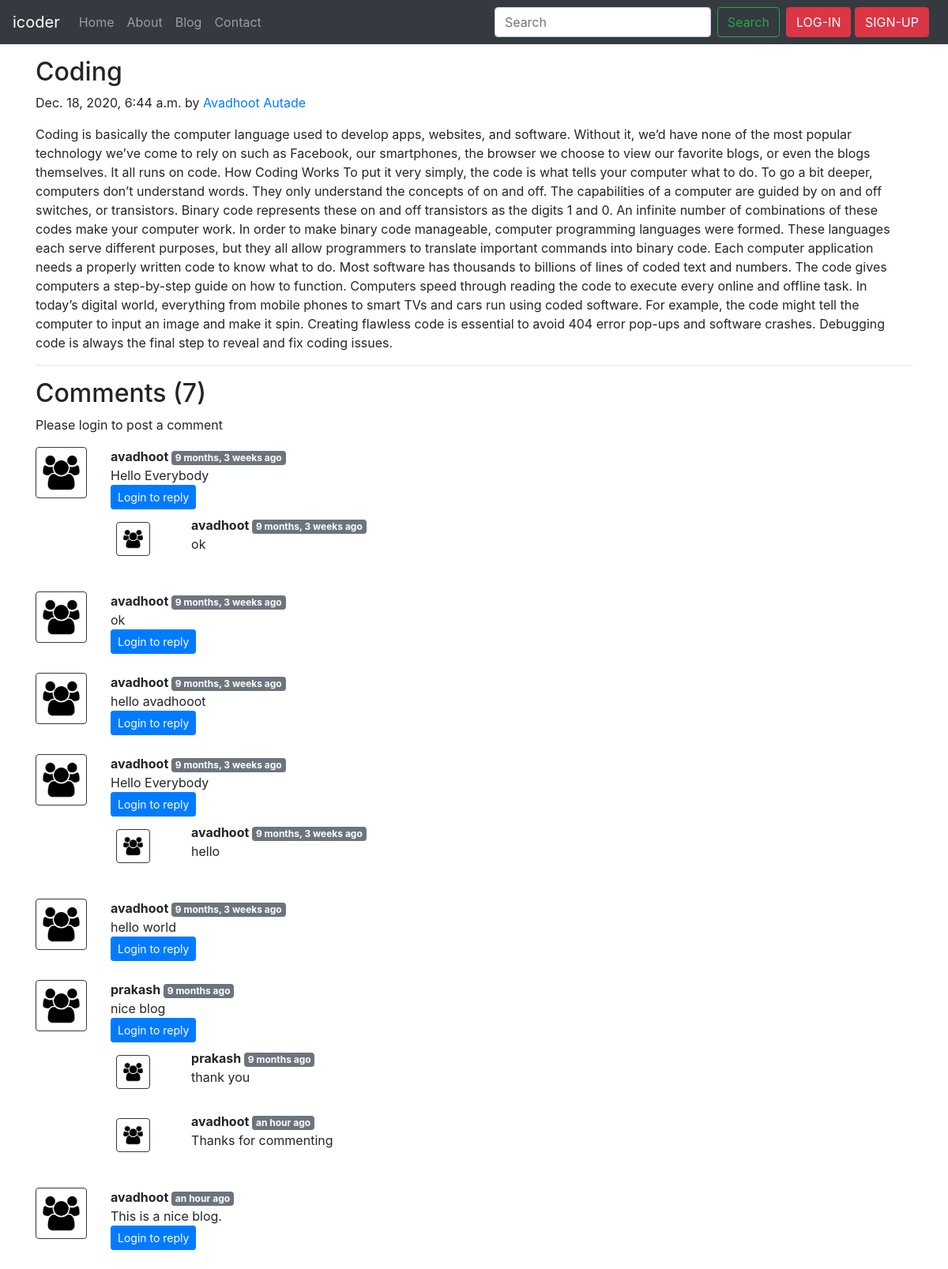
The page /blog/post-first on the database its author committed.
### blog/models.py (models this page shows, shortened)
class Post(models.Model):
    sno=models.AutoField(primary_key=True)
    title=models.CharField(max_length=255)
    author=models.CharField(max_length=40)
    slug=models.CharField(max_length=130)
    timeStamp=models.DateTimeField(blank=True)
    content=models.TextField()

class BlogComment(models.Model):
    sno=models.AutoField(primary_key=True)
    comment=models.TextField()
    user=models.ForeignKey(User,on_delete=models.CASCADE)
    post=models.ForeignKey(Post,on_delete=models.CASCADE)
    parent=models.ForeignKey('self',on_delete=models.CASCADE, null=True)
    timestamp=models.DateTimeField(default=now)

### blog/views.py (the view)
# urls.py: path('<str:slug>', views.blogPost, name="blogPost"),
def blogPost(request, slug):
    post=Post.objects.filter(slug=slug).first()
    comments= BlogComment.objects.filter(post=post, parent=None)
    replies= BlogComment.objects.filter(post=post).exclude(parent=None)
    replyDict={}
    for reply in replies:
        if reply.parent.sno not in replyDict.keys():
            replyDict[reply.parent.sno]=[reply]
        else:
            replyDict[reply.parent.sno].append(reply)
    context={'post':post, 'comments': comments, 'user': request.user, 'replyDict': replyDict}
    return render(request, "blog/blogPost.html", context)

### blog/templatetags/extras.py (called while the page is built)
@register.filter(name='get_val')
def get_val(dict, key):
    return dict.get(key)

### templates/blog/blogPost.html (shortened to what this page needs)
{% extends 'base.html' %}
{% block body %}
{% load humanize %}
{% load extras %}
<div class="container my-3">
    <h2 class="blog-post-title">{{post.title}}</h2>
    <p class="blog-post-meta">{{post.timeStamp}} by <a href="/about">{{post.author}}</a></p>
    <p>{{post.content|safe}}</p>
    <hr>
</div>
<div class="container">
    <h2> Comments ({{comments.count}}) </h2>
    <div class="my-2">
        {% if user.is_authenticated %}
        <form action="/blog/postComment" method="post">
            {% csrf_token %}
            <div class="form-group">
                <label for="exampleInputEmail1">Post Comment </label>
                <input type="text" class="form-control" name="comment" placeholder="Enter comment here">
            </div>
            <input type="hidden" name="postSno" value="{{post.sno}}">
            <input type="hidden" name="parentSno" value="">
            <button type="submit" class="btn btn-primary">Submit</button>
        </form>
        {% else %}
        Please login to post a comment
        {% endif %}
    </div>
    {% for comment in comments %}
    <div class="row my-3">
        <div class="col-md-1  ">
            <img class="rounded mx-auto d-block w-100 border border-dark p-2" src="/static/img/user.png" alt="user">
        </div>
        <div class="col-md-11 ">
            <b> {{comment.user.username}} </b> <span class="badge badge-secondary ">{{comment.timestamp| naturaltime}}</span>
            <div>{{comment.comment}}</div>
            <div class="reply mx-0">
                {% if user.is_authenticated %}
                <button class="btn btn-sm btn-primary" type="button" data-toggle="collapse" data-target="#replyBox{{comment.sno}}" aria-expanded="false" aria-controls="replyBox{{comment.sno}}">
                    Reply
                </button>
                <div class="collapse" id="replyBox{{comment.sno}}">
                    <div class="card card-body my-2">
                        <form action="/blog/postComment" method="post">
                            {% csrf_token %}
                            <div class="form-group">
                                <label for="comment">Post a reply </label>
                                <input type="text" class="form-control" name="comment" placeholder="Enter comment here">
                                <input type="hidden" name="parentSno" value="{{comment.sno}}">
                            </div>
                            <input type="hidden" name="postSno" value="{{post.sno}}">
                            <button type="submit" class="btn btn-primary">Submit</button>
                        </form>
                    </div>
                </div>
                {% else %}
                <button class="btn btn-sm btn-primary" type="button" data-toggle="collapse" data-target="#replyBox{{comment.sno}}" aria-expanded="false" aria-controls="replyBox{{comment.sno}}">
                    Login to reply
                </button>
                {% endif %}
                <div class="replies my-2 ">
                    {% for reply in replyDict|get_val:comment.sno %}
                    <div class="row my-2">
                        <div class="col-md-1 ">
                            <img class="rounded mx-auto d-block w-75 my-2 border border-dark p-2" src="/static/img/user.png" alt="user">
                        </div>
                        <div class="col-md-11">
                            <div class="col-md-11 ">
                                <b> {{reply.user.username}} </b> <span class="badge badge-secondary ">{{reply.timestamp| naturaltime}}</span>
                                <div>{{reply.comment}}</div>
                            </div>
                            <br>
                        </div>
                    </div>
                    {% endfor %}
                </div>
            </div>
        </div>
    </div>
    {% endfor %}
</div>
{% endblock %}

### templates/base.html (shortened to what this page needs)
<!doctype html>
<html lang="en">
  <head>
    <link rel="stylesheet" href="https://cdn.jsdelivr.net/npm/bootstrap@4.5.3/dist/css/bootstrap.min.css">
  </head>
  <body>
    <nav class="navbar navbar-expand-lg navbar-dark bg-dark">
        <a class="navbar-brand" href="/">icoder</a>
        <div class="collapse navbar-collapse" id="navbarSupportedContent">
          <ul class="navbar-nav mr-auto">
            <li class="nav-item {% block homeactive %} {% endblock homeactive %}">
              <a class="nav-link" href="/">Home <span class="sr-only">(current)</span></a>
            </li>
            <li class="nav-item {% block aboutactive %} {% endblock aboutactive %}">
              <a class="nav-link" href="/about">About</a>
            </li>
             <li class="nav-item {% block blogactive %} {% endblock blogactive %}">
              <a class="nav-link" href="/blog">Blog</a>
            </li>
             <li class="nav-item {% block contactactive %} {% endblock contactactive %}">
              <a class="nav-link" href="/contact">Contact</a>
            </li>
          </ul>
          <form method='get' action='/search'class="form-inline my-2 my-lg-0">
            <input class="form-control mr-sm-2" type="search" placeholder="Search" aria-label="Search" name='query' id='query'>
            <button class="btn btn-outline-success my-2 my-sm-0" type="submit">Search</button>
            <div class="mx-2">
          {% if user.is_authenticated %}
          <ul class="navbar-nav mr-2">
<li class="nav-item dropdown">
<a class="nav-link dropdown-toggle" href='#' id="navbarDropdown" role="button" data-toggle="dropdown"> Welcome!!! {{request.user}}</a>
<div class="dropdown-menu" aria-labelledby="navbarDropdown">
          <a class="dropdown-item" href="/logout">Logout</a>
        </div>
      </li>
      </ul>
      </div>
          {% else %}
          <button type="button" class="btn btn-danger" data-toggle="modal" data-target="#loginModal">LOG-IN</button>
          <button type="button" class="btn btn-danger" data-toggle="modal" data-target="#signupModal">SIGN-UP</button>
          {% endif %}
        </div>
          </form>
        </div>
      </nav>
      {% block body %}  {% endblock body %}
  </body>
</html>

### rows shown on the page
Post: title "Coding", timeStamp "Dec. 18, 2020, 6:44 a.m.", author "Avadhoot Autade", content "Coding is basically the computer language used to develop apps, websites, and software. Without it, we’d have none of the most popular technology we’ve come to rely on such as Facebook, our smartphones, the browser we choose to view our favorite blogs, or even the blogs themselves. It all runs on code. How Coding Works To put it very simply, the code is what tells your computer what to do. To go a bit deeper, computers don’t understand words. They only understand the concepts of on and off. The capabilities of a computer are guided by on and off switches, or transistors. Binary code represents these on and off transistors as the digits 1 and 0. An infinite number of combinations of these…"
BlogComment: user.username "avadhoot", timestamp "9 months, 3 weeks ago", comment "Hello Everybody"
BlogComment: user.username "avadhoot", timestamp "9 months, 3 weeks ago", comment "ok"
BlogComment: user.username "avadhoot", timestamp "9 months, 3 weeks ago", comment "ok"
BlogComment: user.username "avadhoot", timestamp "9 months, 3 weeks ago", comment "hello avadhooot"
BlogComment: user.username "avadhoot", timestamp "9 months, 3 weeks ago", comment "Hello Everybody"
BlogComment: user.username "avadhoot", timestamp "9 months, 3 weeks ago", comment "hello"
BlogComment: user.username "avadhoot", timestamp "9 months, 3 weeks ago", comment "hello world"
BlogComment: user.username "prakash", timestamp "9 months ago", comment "nice blog"
BlogComment: user.username "prakash", timestamp "9 months ago", comment "thank you"
BlogComment: user.username "avadhoot", timestamp "an hour ago", comment "Thanks for commenting"
BlogComment: user.username "avadhoot", timestamp "an hour ago", comment "This is a nice blog."

### other values the page prints
{{ comments.count }} "7"
